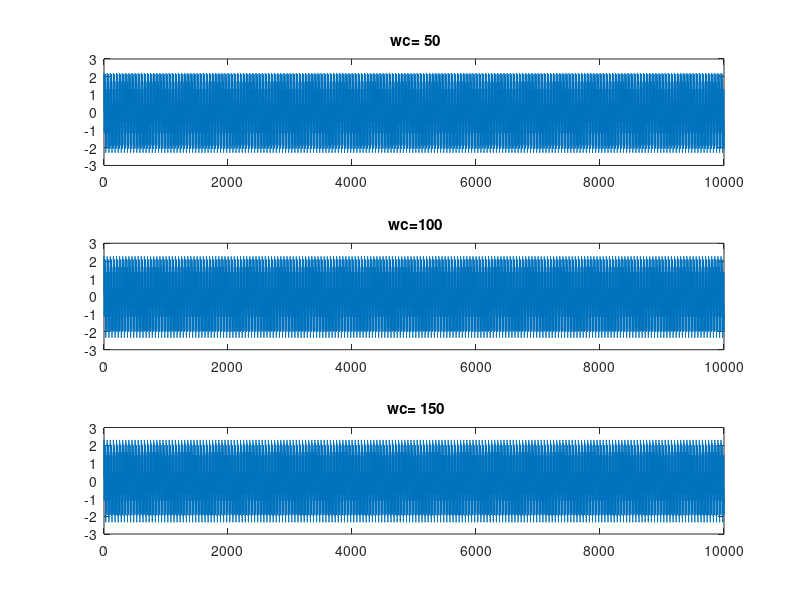

Write MATLAB code to recreate this figure. (Note: this script raises an error after producing the figure.)
clear all; 
close all; 
clc


% Q 1 :

%   x(t) ------->


f1=500;
f2=400;
f3=50;
te=1e-4; 
t=0:te:4-te;

%/////////////tracage de  la function /////////////

 x=sin(2*pi*f1*t)+sin(2*pi*f2*t)+sin(2*pi*f3*t);
 subplot(2,2,1)
  plot(t,x);
% ////////////////transforme de fourier de signale x(t)///////////////
  transf=fft(x);

 N=length(x);       
 fe=1/te;
 f=(0:N-1)*fe/N;
 fshift=(-N/2:N/2-1)*fe/N ;
subplot(2,2,2)
   plot(fshift,fftshift(abs(transf)));
% Q 3:
 k=1;
 wc=50;
 wc2=100;
 wc3=150;
 w=2*pi*f;
  H=(k*1j*w/wc )./(1+1j*w/wc);
 H2=(k*1j*w/wc2)./(1+1j*w/wc2);
 H3=(k*1j*w/wc3)./(1+1j*w/wc3);

% //////////diagramme de bode//////////////

  G=20*log(abs(H));
 G2=20*log(abs(H2));
   G3=20*log(abs(H3));
  ph=angle(H);
  ph2 = angle(H2);
   ph3 = angle(H3);
    hold on 
   subplot(2,1,1) 
   grid on
      
 semilogx(f,G,'b',f,G2,'r',f,G3,'g');
  ylabel('Gain (dB)')
 xlabel('Frequency (rad/s)')
 title('Bode Diagram')
  subplot(2,1,2) 
 grid on 
  semilogx(f,ph,'b',f,ph2,'r',f,ph3,'g');
   ylabel('Phase (deg)');
    xlabel('Frequency (rad/s)');
%Q4:
%wc=50 the best one
%dans le domaine frequentielle se transform en  produit normale

 y1=transf.*H;
y2=transf.*H2;
y3=transf.*H3;
 subplot(1,3,1)
 plot(fshift,fftshift(abs(y1)))
  title(' wc= 50')
  subplot(1,3,2)
 plot(fshift,fftshift(abs(y2)))
 title(' wc= 100')
  subplot(1,3,3)
 plot(fshift,fftshift(abs(y3)))
   title(' wc= 150')
% //////////domaine tomporiel//////////////
 Y1=ifft(y1);
 Y2=ifft(y2);
 Y3=ifft(y3);
 subplot(3,1,1)
  plot(f,Y1)
  title(' wc= 50')
  subplot(3,1,2)
 plot(f,Y2)
 title(' wc=100')
  subplot(3,1,3)
       
  
 plot(f,Y3)
 
 title(' wc= 150')


[music, fs] = audioread('test.wav');
% save('testt.mat', 'y', 'fs');
%load('test.mat');
music = music';
N=length(music);
te = 1/fs;
t = (0:N-1)*te;

f = (0:N-1)*(fs/N);
fshift = (-N/2:N/2-1)*(fs/N);

y_trans = fft(music);
% subplot(3,1,1)
% plot(t,y)
% subplot(3,1,2)
 plot(fshift,fftshift(abs(y_trans)))




k = 1;
fc = 5000;
% //////transmitance complexe ///////
h =1./(1+1j*(f/fc).^100);
h_filter = [h(1:floor(N/2)), flip(h(1:floor(N/2)))];

semilogx(f(1:floor(N/2)),abs( h(1:floor(N/2))),'linewidth',1.5)

% %/////////diagramme de bode en fct de la phase ////////////////
% P = angle(h);
% P1 = angle(H1);
% P2 = angle(H2);

y_filtr = y_trans(1:end-1).*h_filter;

sig_filtred= ifft(y_filtr,"symmetric");

plot(fshift(1:end-1),fftshift(abs(fft(sig_filtred))))




